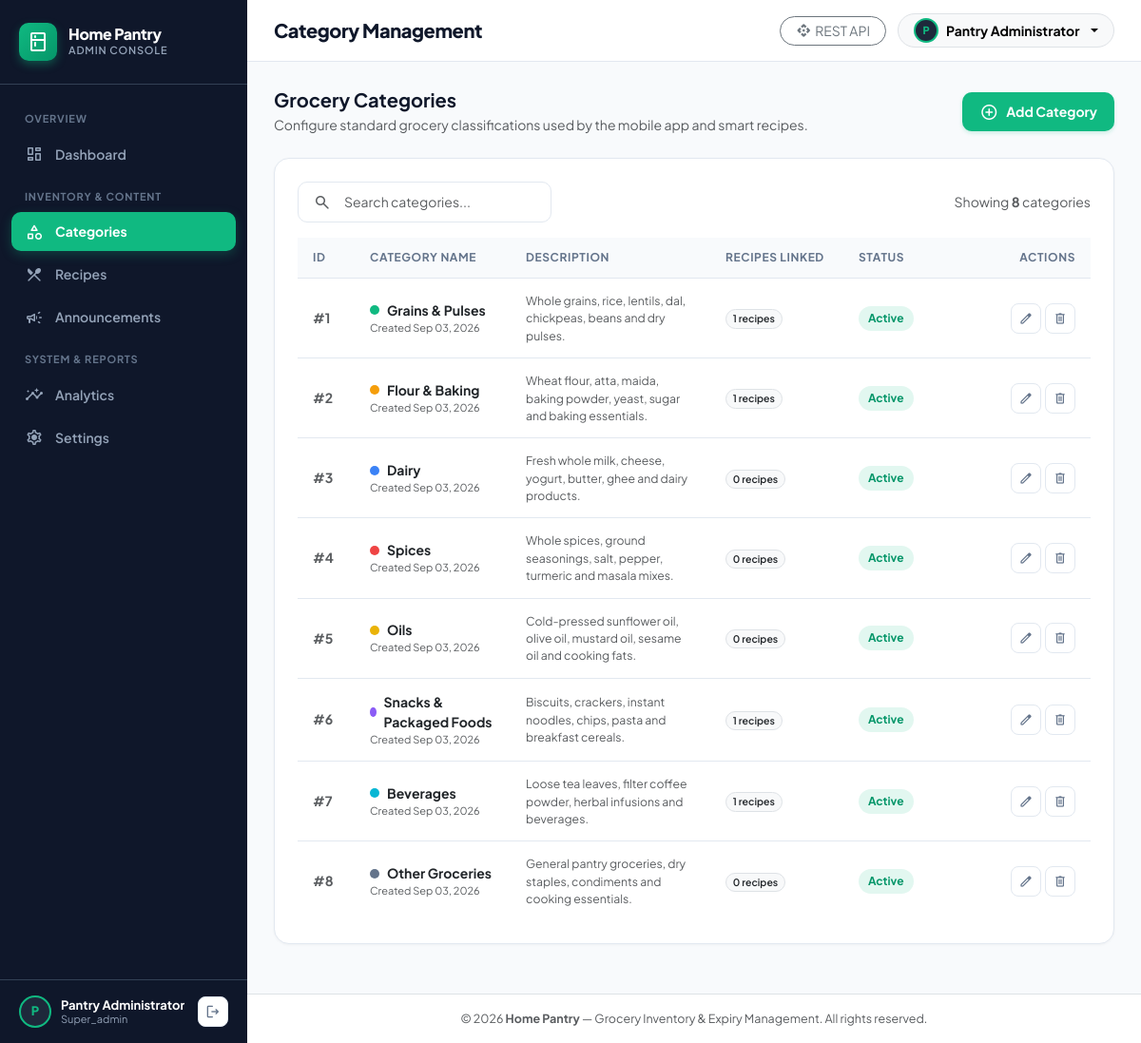
The page /categories/index.php (signed in) on the database its author committed.
### tables this page shows
CREATE TABLE IF NOT EXISTS `categories` (
    `id` INT AUTO_INCREMENT PRIMARY KEY,
    `name` VARCHAR(100) NOT NULL UNIQUE,
    `description` TEXT NULL,
    `icon` VARCHAR(50) DEFAULT 'folder',
    `color` VARCHAR(20) DEFAULT '#10B981',
    `status` ENUM('active', 'inactive') NOT NULL DEFAULT 'active',
    `created_at` TIMESTAMP DEFAULT CURRENT_TIMESTAMP,
    `updated_at` TIMESTAMP DEFAULT CURRENT_TIMESTAMP ON UPDATE CURRENT_TIMESTAMP
);

### includes/functions.php (called while the page is built, shortened)
<?php
function e(?string $value): string {
    return htmlspecialchars((string)($value ?? ''), ENT_QUOTES | ENT_SUBSTITUTE, 'UTF-8');
}
function base_url(string $path = ''): string {
    static $base = null;
    if ($base === null) {
        $scriptName = str_replace('\\', '/', $_SERVER['SCRIPT_NAME'] ?? '');
        if (str_contains($scriptName, '/grocery_admin/')) {
            $base = '/grocery_admin';
        } elseif (str_contains($scriptName, '/backend/')) {
            $base = '/backend';
        } else {
            $base = '';
        }
    }
    $cleanPath = ltrim($path, '/');
    return $base . ($cleanPath !== '' ? '/' . $cleanPath : '');
}
function format_date(?string $dateStr, string $format = 'M d, Y'): string {
    try {
        $dt = new DateTime($dateStr);
        return $dt->format($format);
    } catch (Exception) {
        return $dateStr;
    }
}

### includes/auth.php (called while the page is built, shortened)
<?php
require_once __DIR__ . '/functions.php';
function is_admin_logged_in(): bool {
    return isset($_SESSION['admin_logged_in']) && $_SESSION['admin_logged_in'] === true;
}
function get_logged_in_admin(): ?array {
    return [
        'id' => $_SESSION['admin_id'] ?? null,
        'name' => $_SESSION['admin_name'] ?? 'Administrator',
        'email' => $_SESSION['admin_email'] ?? '',
        'role' => $_SESSION['admin_role'] ?? 'admin',
    ];
}

### categories/index.php (the view, shortened to what this page needs)
<?php
require_once __DIR__ . '/../includes/auth.php';
require_once __DIR__ . '/../includes/functions.php';
$db = Database::getConnection();
$search = trim($_GET['q'] ?? '');
if ($search !== '') {
    $stmt = $db->prepare('
        SELECT c.*,
               (SELECT COUNT(*) FROM recipes WHERE category_id = c.id) AS recipe_count
        FROM categories c
        WHERE c.name LIKE ? OR c.description LIKE ?
        ORDER BY c.name ASC
    ');
    $stmt->execute(["%$search%", "%$search%"]);
} else {
    $stmt = $db->query('
        SELECT c.*,
               (SELECT COUNT(*) FROM recipes WHERE category_id = c.id) AS recipe_count
        FROM categories c
        ORDER BY c.id ASC
    ');
}
$categories = $stmt->fetchAll();
$pageTitle = 'Category Management';
require_once __DIR__ . '/../includes/header.php';
?>
<div class="d-flex flex-column flex-md-row align-items-md-center justify-content-between gap-3 mb-4">
  <div>
    <h2 class="fw-bold mb-1" style="font-size: 20px;">Grocery Categories</h2>
    <p class="text-muted small mb-0">Configure standard grocery classifications used by the mobile app and smart recipes.</p>
  </div>
  <a href="<?= base_url('categories/create.php') ?>" class="btn btn-primary-custom align-self-start align-self-md-center">
    <span class="material-symbols-rounded fs-5">add_circle</span>
    <span>Add Category</span>
  </a>
</div>
<div class="card-box">
  <div class="row g-3 align-items-center mb-3">
    <div class="col-md-6 col-lg-4">
      <form method="GET" action="" class="position-relative">
        <input type="text" name="q" value="<?= e($search) ?>" class="form-control ps-5" placeholder="Search categories..." id="tableSearchInput">
        <span class="material-symbols-rounded position-absolute top-50 start-0 translate-middle-y ms-3 text-muted" style="font-size: 20px;">search</span>
      </form>
    </div>
    <div class="col-md-6 col-lg-8 text-md-end text-muted small">
      Showing <strong><?= count($categories) ?></strong> categories
    </div>
  </div>
  <?php if (empty($categories)): ?>
    <div class="empty-state py-5">
      <div class="empty-icon"><span class="material-symbols-rounded">category</span></div>
      <div class="empty-title">No data available.</div>
      <p class="empty-text"><?= $search !== '' ? 'No categories matched your search term.' : 'No grocery categories have been added yet.' ?></p>
      <?php if ($search !== ''): ?>
        <a href="<?= base_url('categories/index.php') ?>" class="btn btn-secondary-custom">Clear Search</a>
      <?php else: ?>
        <a href="<?= base_url('categories/create.php') ?>" class="btn btn-primary-custom">Add First Category</a>
      <?php endif; ?>
    </div>
  <?php else: ?>
    <div class="table-responsive">
      <table class="custom-table">
        <thead>
          <tr>
            <th style="width: 60px;">ID</th>
            <th>Category Name</th>
            <th>Description</th>
            <th style="width: 140px;">Recipes Linked</th>
            <th style="width: 120px;">Status</th>
            <th style="width: 140px;" class="text-end">Actions</th>
          </tr>
        </thead>
        <tbody>
          <?php foreach ($categories as $cat): ?>
            <tr>
              <td class="text-muted fw-bold">#<?= $cat['id'] ?></td>
              <td>
                <div class="fw-bold text-dark d-flex align-items-center gap-2">
                  <span class="d-inline-block rounded-circle" style="width: 10px; height: 10px; background-color: <?= e($cat['color'] ?: '#10B981') ?>;"></span>
                  <span><?= e($cat['name']) ?></span>
                </div>
                <div class="text-muted" style="font-size: 11px;">Created <?= format_date($cat['created_at']) ?></div>
              </td>
              <td>
                <div class="text-muted small" style="max-width: 320px;">
                  <?= e($cat['description'] ?: '—') ?>
                </div>
              </td>
              <td>
                <span class="badge bg-light text-dark border px-2.5 py-1 rounded-pill fw-semibold">
                  <?= $cat['recipe_count'] ?> recipes
                </span>
              </td>
              <td>
                <span class="badge-status <?= e($cat['status']) ?>">
                  <?= ucfirst(e($cat['status'])) ?>
                </span>
              </td>
              <td class="text-end">
                <div class="d-inline-flex gap-1">
                  <a href="<?= base_url('categories/edit.php?id=' . $cat['id']) ?>" class="btn-action-icon" title="Edit Category">
                    <span class="material-symbols-rounded" style="font-size: 16px;">edit</span>
                  </a>
                  <form method="POST" action="<?= base_url('categories/delete.php') ?>" onsubmit="return confirmDelete('Are you sure you want to delete category \'<?= e(addslashes($cat['name'])) ?>\'?');" class="d-inline">
                    <button type="submit" class="btn-action-icon danger" title="Delete Category">
                      <span class="material-symbols-rounded" style="font-size: 16px;">delete</span>
                    </button>
                  </form>
                </div>
              </td>
            </tr>
          <?php endforeach; ?>
        </tbody>
      </table>
    </div>
  <?php endif; ?>
</div>
<?php require_once __DIR__ . '/../includes/footer.php'; ?>

### includes/header.php (shortened to what this page needs)
<?php
require_once __DIR__ . '/auth.php';
require_once __DIR__ . '/functions.php';
$pageTitle = $pageTitle ?? 'Dashboard';
$currentAdmin = get_logged_in_admin();
?>
<!DOCTYPE html>
<html lang="en">
<head>
  <link href="https://cdn.jsdelivr.net/npm/bootstrap@5.3.3/dist/css/bootstrap.min.css" rel="stylesheet">
  <link rel="stylesheet" href="<?= base_url('assets/css/admin.css') ?>">
</head>
<body>
  <div class="admin-wrapper">
    <?php require_once __DIR__ . '/sidebar.php'; ?>
    <main class="admin-main">
      <header class="admin-topbar">
        <div class="topbar-left">
          <h1 class="page-title"><?= e($pageTitle) ?></h1>
        </div>
        <div class="topbar-right">
          <a href="<?= base_url('api/recipes.php') ?>" target="_blank" class="btn btn-sm btn-outline-secondary d-none d-md-inline-flex align-items-center gap-1 rounded-pill px-3">
            <span class="material-symbols-rounded" style="font-size: 16px;">api</span>
            <span>REST API</span>
          </a>
          <div class="dropdown">
            <button class="btn btn-sm btn-light dropdown-toggle d-flex align-items-center gap-2 rounded-pill px-3 py-1 border" type="button" data-bs-toggle="dropdown" aria-expanded="false">
              <span class="admin-avatar" style="width: 26px; height: 26px; font-size: 11px;">
                <?= strtoupper(substr($currentAdmin['name'] ?? 'A', 0, 1)) ?>
              </span>
              <span class="d-none d-sm-inline fw-bold"><?= e($currentAdmin['name'] ?? 'Admin') ?></span>
            </button>
          </div>
        </div>
      </header>
      <div class="admin-content">

### includes/sidebar.php (shortened to what this page needs)
<?php
$currentUri = $_SERVER['REQUEST_URI'] ?? '';
$admin = get_logged_in_admin();
?>
<aside class="admin-sidebar">
  <div class="admin-sidebar-header">
    <div class="brand-icon-box">
      <span class="material-symbols-rounded">kitchen</span>
    </div>
    <div>
      <div class="brand-title">Home Pantry</div>
      <div class="brand-sub">Admin Console</div>
    </div>
  </div>
  <nav class="admin-nav">
    <div class="nav-section-label">Overview</div>
    <a href="<?= base_url('dashboard.php') ?>" class="admin-nav-item <?= str_contains($currentUri, 'dashboard.php') ? 'active' : '' ?>">
      <span class="material-symbols-rounded">dashboard</span>
      <span>Dashboard</span>
    </a>
    <div class="nav-section-label">Inventory & Content</div>
    <a href="<?= base_url('categories/index.php') ?>" class="admin-nav-item <?= str_contains($currentUri, 'categories') ? 'active' : '' ?>">
      <span class="material-symbols-rounded">category</span>
      <span>Categories</span>
    </a>
    <a href="<?= base_url('recipes/index.php') ?>" class="admin-nav-item <?= str_contains($currentUri, 'recipes') ? 'active' : '' ?>">
      <span class="material-symbols-rounded">restaurant_menu</span>
      <span>Recipes</span>
    </a>
    <a href="<?= base_url('announcements/index.php') ?>" class="admin-nav-item <?= str_contains($currentUri, 'announcements') ? 'active' : '' ?>">
      <span class="material-symbols-rounded">campaign</span>
      <span>Announcements</span>
    </a>
    <div class="nav-section-label">System & Reports</div>
    <a href="<?= base_url('analytics/index.php') ?>" class="admin-nav-item <?= str_contains($currentUri, 'analytics') ? 'active' : '' ?>">
      <span class="material-symbols-rounded">insights</span>
      <span>Analytics</span>
    </a>
    <a href="<?= base_url('settings/index.php') ?>" class="admin-nav-item <?= str_contains($currentUri, 'settings') ? 'active' : '' ?>">
      <span class="material-symbols-rounded">settings</span>
      <span>Settings</span>
    </a>
  </nav>
  <div class="admin-sidebar-footer">
    <div class="admin-user-info">
      <div class="admin-avatar">
        <?= strtoupper(substr($admin['name'] ?? 'A', 0, 1)) ?>
      </div>
      <div class="admin-user-details">
        <div class="admin-user-name"><?= e($admin['name'] ?? 'Admin') ?></div>
        <div class="admin-user-role"><?= e(ucfirst($admin['role'] ?? 'Admin')) ?></div>
      </div>
    </div>
    <a href="<?= base_url('logout.php') ?>" class="btn-action-icon danger" title="Sign Out">
      <span class="material-symbols-rounded" style="font-size: 18px;">logout</span>
    </a>
  </div>
</aside>

### includes/footer.php (shortened to what this page needs)
      </div>
      <footer class="mt-auto px-4 py-3 bg-white border-top text-center text-muted" style="font-size: 12.5px;">
        <div>&copy; <?= date('Y') ?> <strong>Home Pantry</strong> — Grocery Inventory & Expiry Management. All rights reserved.</div>
      </footer>
    </main>
  </div>
</body>
</html>

### rows shown on the page
categories: id "1", name "Grains & Pulses", created_at "Sep 03, 2026", description "Whole grains, rice, lentils, dal, chickpeas, beans and dry pulses.", recipe_count "1", status "Active"
categories: id "2", name "Flour & Baking", created_at "Sep 03, 2026", description "Wheat flour, atta, maida, baking powder, yeast, sugar and baking essentials.", recipe_count "1", status "Active"
categories: id "3", name "Dairy", created_at "Sep 03, 2026", description "Fresh whole milk, cheese, yogurt, butter, ghee and dairy products.", recipe_count "0", status "Active"
categories: id "4", name "Spices", created_at "Sep 03, 2026", description "Whole spices, ground seasonings, salt, pepper, turmeric and masala mixes.", recipe_count "0", status "Active"
categories: id "5", name "Oils", created_at "Sep 03, 2026", description "Cold-pressed sunflower oil, olive oil, mustard oil, sesame oil and cooking fats.", recipe_count "0", status "Active"
categories: id "6", name "Snacks & Packaged Foods", created_at "Sep 03, 2026", description "Biscuits, crackers, instant noodles, chips, pasta and breakfast cereals.", recipe_count "1", status "Active"
categories: id "7", name "Beverages", created_at "Sep 03, 2026", description "Loose tea leaves, filter coffee powder, herbal infusions and beverages.", recipe_count "1", status "Active"
categories: id "8", name "Other Groceries", created_at "Sep 03, 2026", description "General pantry groceries, dry staples, condiments and cooking essentials.", recipe_count "0", status "Active"

### other values the page prints
substr($admin['name'] ?? 'A', 0, 1) "P"
$admin['name'] "Pantry Administrator"
$admin['role'] "Super_admin"
$pageTitle "Category Management"
substr($currentAdmin['name'] ?? 'A', 0, 1) "P"
$currentAdmin['name'] "Pantry Administrator"
count($categories) "8"
